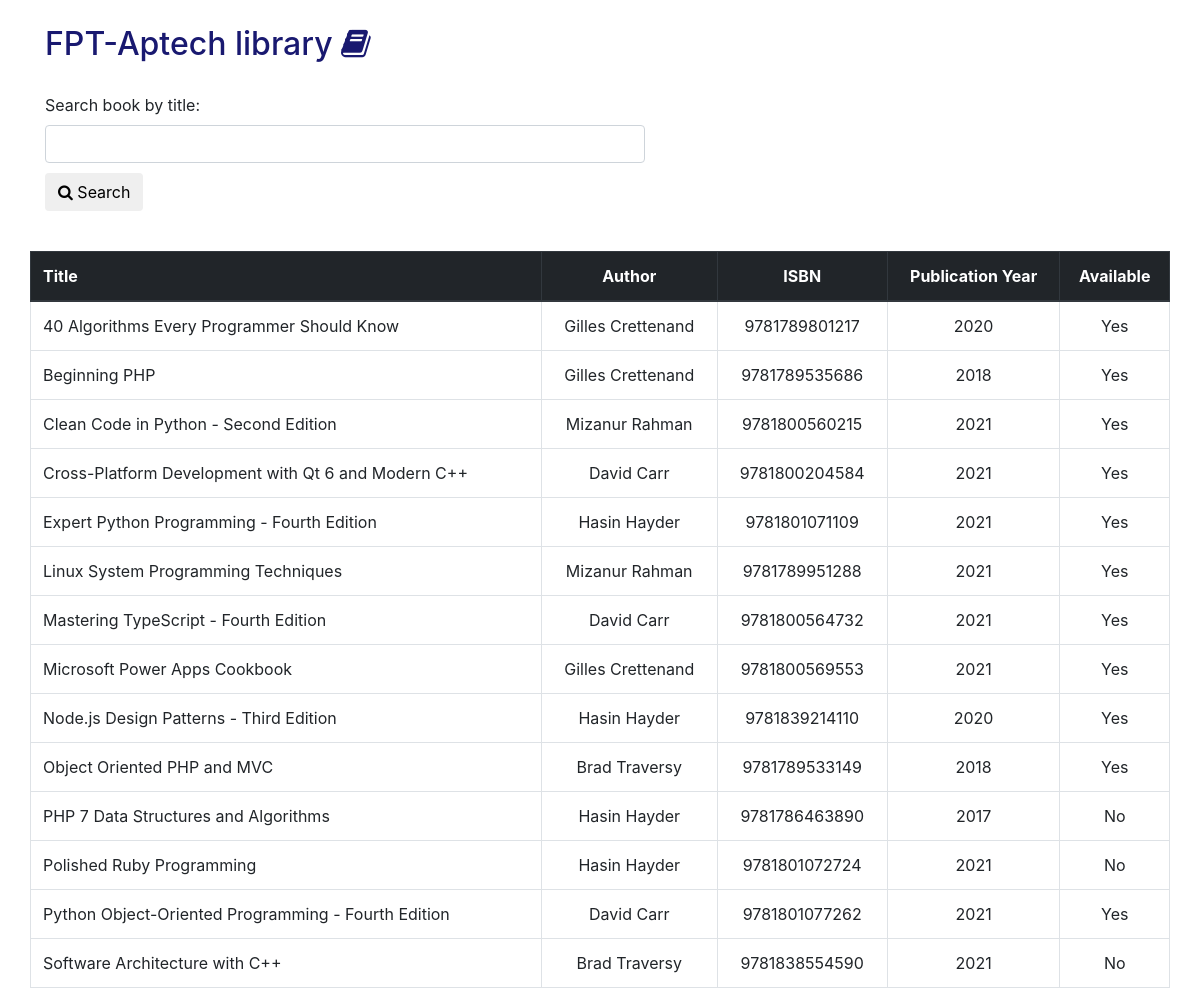
The app's page /PracticeTest/source/index.php with its own data.
### tables this page shows
CREATE TABLE `books` (
  `bookid` int(11) NOT NULL,
  `authorid` int(11) NOT NULL DEFAULT 0,
  `title` varchar(55) NOT NULL,
  `ISBN` varchar(25) NOT NULL,
  `pub_year` smallint(6) NOT NULL DEFAULT 0,
  `available` tinyint(4) NOT NULL
);

CREATE TABLE `authors` (
  `authorid` int(11) NOT NULL,
  `name` varchar(50) DEFAULT NULL
);

### PracticeTest/source/index.php (the view, shortened to what this page needs)
<!DOCTYPE html>
<html lang="en">
    <head>
        <link href="//maxcdn.bootstrapcdn.com/bootstrap/4.0.0/css/bootstrap.min.css" rel="stylesheet" id="bootstrap-css">
        <link rel="stylesheet" href="https://cdnjs.cloudflare.com/ajax/libs/font-awesome/4.7.0/css/font-awesome.min.css">
        <link rel="stylesheet" href="css/style.css">
    </head>
    <body>
        <div class="wrapper">
            <div class="container">
                    <h2><a href="index.php">FPT-Aptech library <i class="fa fa-book"></i></a></h2>
                <form action="<?php echo htmlspecialchars($_SERVER['PHP_SELF']);?>" method="post" style="width: 600px">
                    <div class="form-group">
                        <label for="name">Search book by title: </label>
                        <input type="text" class="form-control" name="title" id="name">
                        <button type="submit" class="btn primary-btn">
                            <i class="fa fa-search"></i> Search
                        </button>
                    </div>
                </form>
                <div class="row">
                    <table class="table table-bordered table-hover">
                        <thead class="thead-dark">
                            <th>Title</th>
                            <th class="text-center">Author</th>
                            <th class="text-center">ISBN</th>
                            <th class="text-center">Publication Year</th>
                            <th class="text-center">Available</th>
                        </thead>
                        <tbody>
                            <?php
                                include 'includes/dbh.inc.php';
                                if (isset($_POST['title'])){
                                    $title = $_POST['title'];
                                    $sql = "SELECT * FROM books WHERE title LIKE '%$title%';";
                                }else {
                                    $sql = "SELECT * FROM books ORDER BY title";
                                }
                                $result = $conn->query($sql);
                                if ($result->num_rows >0){
                                    while ($row = $result->fetch_assoc()){
                                        echo '<tr>';
                                            echo '<td>'.$row['title'].'</td>';
                                            $authorId = $row['authorid'];
                                            $sqlFindAuthor = "SELECT * FROM authors WHERE authorid = $authorId";
                                            $authorResult = $conn->query($sqlFindAuthor);
                                            while ($record = $authorResult->fetch_assoc()){
                                                if ($record['authorid'] === $authorId){
                                                    $authorName = $record['name'];
                                                }
                                            }
                                            echo '<td class="text-center">'.$authorName.'</td>';
                                            echo '<td class="text-center">'.$row['ISBN'].'</td>';
                                            echo '<td class="text-center">'.$row['pub_year'].'</td>';
                                            if ($row['available'] == 1){
                                                $available = "Yes";
                                            }else {
                                                $available = "No";
                                            }
                                            echo '<td class="text-center">'.$available.'</td>';
                                        echo '</tr>';
                                    }
                                }
                            ?>
                        </tbody>
                    </table>
                </div>
            </div>
        </div>
    </body>
</html>

### PracticeTest/source/css/style.css (style rules this page uses)
h2 { margin: 25px 0px; }
h2 a { text-decoration: none!important; color: midnightblue; }
form { margin: 30px 0px; }
form button { margin: 10px 0px; }

### records on screen
books: title "40 Algorithms Every Programmer Should Know", authorid.name "Gilles Crettenand", ISBN "9781789801217", pub_year "2020", available "Yes"
books: title "Beginning PHP", authorid.name "Gilles Crettenand", ISBN "9781789535686", pub_year "2018", available "Yes"
books: title "Clean Code in Python - Second Edition", authorid.name "Mizanur Rahman", ISBN "9781800560215", pub_year "2021", available "Yes"
books: title "Cross-Platform Development with Qt 6 and Modern C++", authorid.name "David Carr", ISBN "9781800204584", pub_year "2021", available "Yes"
books: title "Expert Python Programming - Fourth Edition", authorid.name "Hasin Hayder", ISBN "9781801071109", pub_year "2021", available "Yes"
books: title "Linux System Programming Techniques", authorid.name "Mizanur Rahman", ISBN "9781789951288", pub_year "2021", available "Yes"
books: title "Mastering TypeScript - Fourth Edition", authorid.name "David Carr", ISBN "9781800564732", pub_year "2021", available "Yes"
books: title "Microsoft Power Apps Cookbook", authorid.name "Gilles Crettenand", ISBN "9781800569553", pub_year "2021", available "Yes"
books: title "Node.js Design Patterns - Third Edition", authorid.name "Hasin Hayder", ISBN "9781839214110", pub_year "2020", available "Yes"
books: title "Object Oriented PHP and MVC", authorid.name "Brad Traversy", ISBN "9781789533149", pub_year "2018", available "Yes"
books: title "PHP 7 Data Structures and Algorithms", authorid.name "Hasin Hayder", ISBN "9781786463890", pub_year "2017", available "No"
books: title "Polished Ruby Programming", authorid.name "Hasin Hayder", ISBN "9781801072724", pub_year "2021", available "No"
books: title "Python Object-Oriented Programming - Fourth Edition", authorid.name "David Carr", ISBN "9781801077262", pub_year "2021", available "Yes"
books: title "Software Architecture with C++", authorid.name "Brad Traversy", ISBN "9781838554590", pub_year "2021", available "No"
